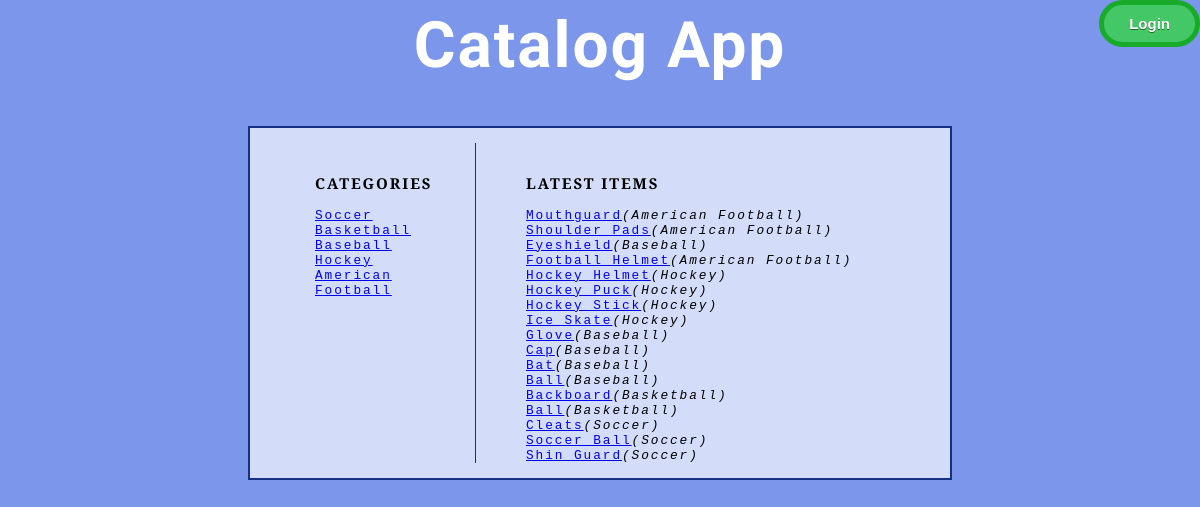
The page / on the database its author committed.
### database_setup.py (models this page shows, shortened)
class SportCategory(Base):
    __tablename__ = 'sport_category'
    name = Column(String(80), primary_key=True)
    id = Column(Integer)

class SportItem(Base):
    __tablename__ = 'sport_item'
    name = Column(String(80), nullable=False)
    id = Column(Integer, primary_key=True)
    image = Column(String(250))
    description = Column(String(1000))
    user_id = Column(String(80))
    time = Column(DateTime(False))
    sport_category_name = Column(Integer, ForeignKey('sport_category.name'))
    sport_category = relationship(SportCategory)

### catalogapp.py (the view)
@app.route('/')
def mainPage():
    sport_categories = session.query(SportCategory).all()
    sport_items = session.query(SportItem).order_by(desc(SportItem.time)).all()
    credentials = login_session.get('credentials')
    return render_template('mainpage.html', sport_categories=sport_categories,
                           sport_items=sport_items, credentials=credentials)

### templates/mainpage.html (shortened to what this page needs)
<html>
<head>
    <link rel=stylesheet type=text/css href="{{ url_for('static', filename='styles.css')}}">
</head>
<body>
  <div id="page">
    <div id= "header">
      <div class="title"> <h1> Catalog App </h1></div>
    </div>
    <div class="login">
        {% if credentials %}
        <form action="{{ url_for('gdisconnect') }}">
          <input class = "login" type="submit" value="Logout">
        </form>
        {% else %}
        <form action="{{ url_for('showLogin') }}">
          <input class = "login" type="submit" value="Login">
        </form>
        {% endif %}
    </div>
    <div id= "outerbox">
    <div id= "innerbox">
      <div class="categories">
        <h3> CATEGORIES </h3>
        <table>
        {% for i in sport_categories %}
        <tr><a href="{{url_for('sportCategory', sport_category_name = i.name)}}">{{i.name}}</a></tr>
        {% endfor %}
        </table>
      </div>
      <div class="items">
        <h3> LATEST ITEMS </h3>
        <table>
        {% for o in sport_items %}
        <tr> <a href="{{url_for('sportItemDescription', sport_category_name = o.sport_category_name, sport_item_name = o.name)}}">{{o.name}}</a> <i>({{o.sport_category_name}})</i> </tr>
        {% endfor %}
        </table>
      </div>
    </div>
    </div>
  </div>
</body>
</html>

### static/styles.css (style rules this page uses)
body { font-size: 80%; font-family: "PT Serif", Courier, monospace; letter-spacing: 0.15em; text-align: center; background-color: #7b96ea; }
h1 { font-family: "Satisfy"; font-size: 500%; color:#FFFFFF; }
#outerbox { width: 700px; margin-left: auto; margin-right: auto; border: 2px solid #153084; background-color: #d3dcf8; }
#innerbox { width: 700px; margin-left: auto; margin-right: auto; padding: 15px; }
.categories { text-align: left; margin-left: 50px; width: 150px; float: left; }
.items { text-align: left; width: 350px; margin-left: 210px; border-left: 1px solid #153084; padding-left: 50px; }
.items, .categories, #innerbox, #outerbox { height: auto; overflow:hidden; }
input[type=submit].login { position:absolute; top:0; right:0; background-color:#44c767; -moz-border-radius:28px; -webkit-border-radius:28px; border-radius:28px; border:5px solid #18ab29; display:inline-block; cursor:pointer; color:#ffffff; font-family:Arial; font-size:15px; font-weight: bold; padding:10px 25px; text-decoration:none; text-shadow:0px 1px 0px #2f6627; }

### rows shown on the page
SportCategory: name "Soccer"
SportCategory: name "Basketball"
SportCategory: name "Baseball"
SportCategory: name "Hockey"
SportCategory: name "American Football"
SportItem: name "Mouthguard", sport_category_name "American Football"
SportItem: name "Shoulder Pads", sport_category_name "American Football"
SportItem: name "Eyeshield", sport_category_name "Baseball"
SportItem: name "Football Helmet", sport_category_name "American Football"
SportItem: name "Hockey Helmet", sport_category_name "Hockey"
SportItem: name "Hockey Puck", sport_category_name "Hockey"
SportItem: name "Hockey Stick", sport_category_name "Hockey"
SportItem: name "Ice Skate", sport_category_name "Hockey"
SportItem: name "Glove", sport_category_name "Baseball"
SportItem: name "Cap", sport_category_name "Baseball"
SportItem: name "Bat", sport_category_name "Baseball"
SportItem: name "Ball", sport_category_name "Baseball"
SportItem: name "Backboard", sport_category_name "Basketball"
SportItem: name "Ball", sport_category_name "Basketball"
SportItem: name "Cleats", sport_category_name "Soccer"
SportItem: name "Soccer Ball", sport_category_name "Soccer"
SportItem: name "Shin Guard", sport_category_name "Soccer"
